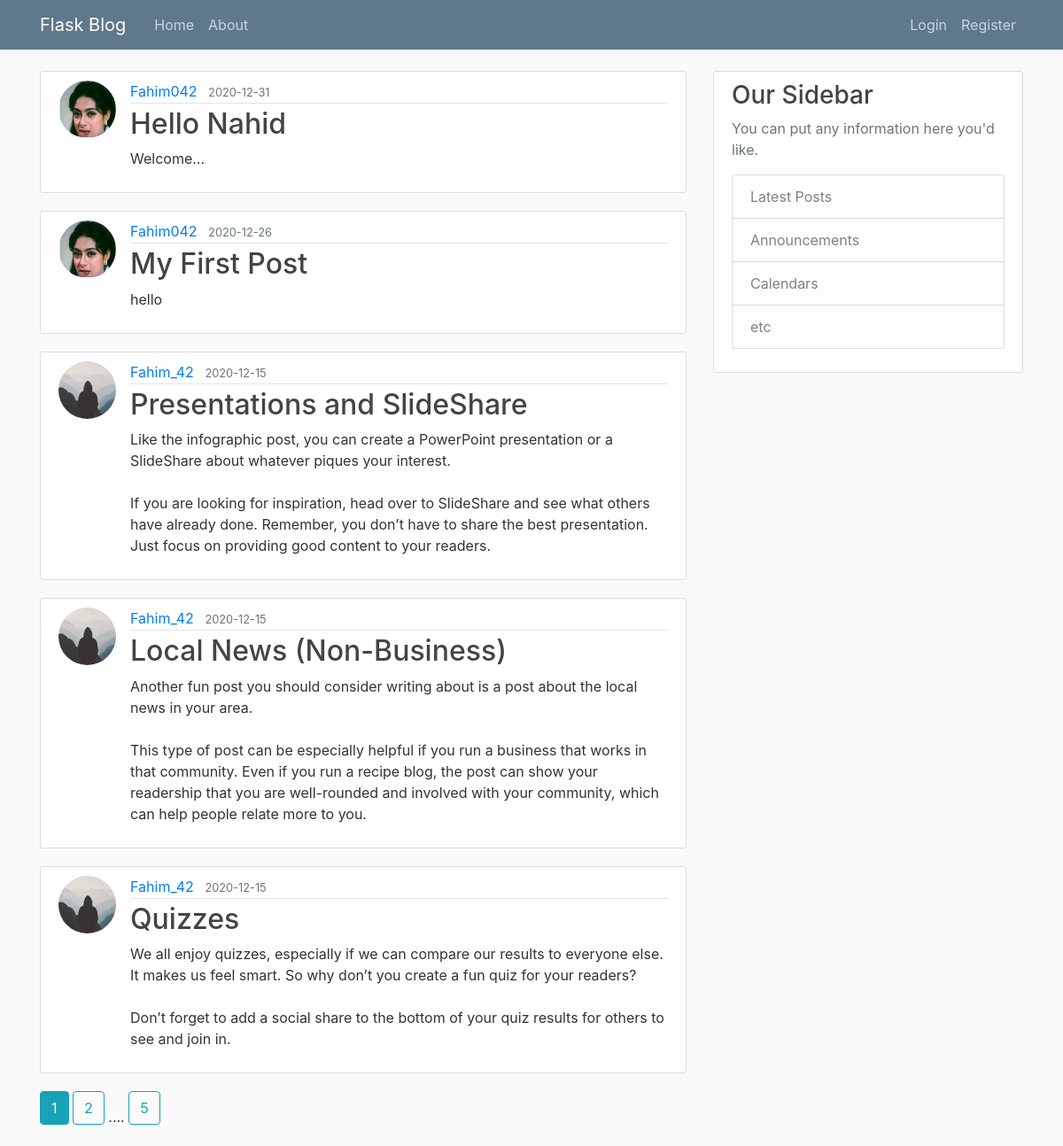
The page /home on the database its author committed.
### flaskblog/models.py (models this page shows, shortened)
class Post(db.Model):
    id = db.Column(db.Integer, primary_key=True)
    title = db.Column(db.String(100), nullable=False)
    date_posted = db.Column(db.DateTime, nullable=False, default=datetime.utcnow)
    content = db.Column(db.Text, nullable=False)
    user_id = db.Column(db.Integer, db.ForeignKey('user.id'), nullable=False)

class User(db.Model, UserMixin):
    id = db.Column(db.Integer, primary_key=True)
    username = db.Column(db.String(20), unique=True, nullable=False)
    email = db.Column(db.String(120), unique=True, nullable=False)
    image_file = db.Column(db.String(20), nullable=False, default='default.jpg')
    password = db.Column(db.String(60), nullable=False)
    posts = db.relationship('Post', backref='author', lazy=True)

### flaskblog/routes.py (the view)
@app.route("/")
@app.route("/home")
def home():
    page = request.args.get('page', 1, type=int)
    posts = Post.query.order_by(Post.date_posted.desc()).paginate(page=page, per_page=5)
    return render_template('home.html', posts=posts)

### flaskblog/templates/home.html
{% extends 'layout.html' %}
{% block content %}
    {% for post in posts.items %}
    <article class="media content-section">
        <img class="rounded-circle article-img" src="{{ url_for('static', filename='profile_pic/' + post.author.image_file) }}">
        <div class="media-body">
          <div class="article-metadata">
            <a class="mr-2" href="{{ url_for('user_posts', username=post.author.username) }}">{{ post.author.username }}</a>
            <small class="text-muted">{{ post.date_posted.strftime('%Y-%m-%d') }}</small>
          </div>
          <h2><a class="article-title" href="{{ url_for('post', post_id=post.id) }}">{{ post.title }}</a></h2>
          <p class="article-content">{{ post.content }}</p>
        </div>
    </article>
    {% endfor %}
    {% for page_num in posts.iter_pages(left_edge=1, right_edge=1, left_current=1, right_current=2) %}
        {% if page_num %}
          {% if posts.page == page_num %}
            <a class="btn btn-info mb-4" href="{{url_for('home', page=page_num)}}">{{ page_num }}</a>
          {% else %}
            <a class="btn btn-outline-info mb-4" href="{{url_for('home', page=page_num)}}">{{ page_num }}</a>
          {% endif %}
        {% else %}
          ....
        {% endif %}
    {% endfor %}
{% endblock content %}

### flaskblog/templates/layout.html (shortened to what this page needs)
<!DOCTYPE html>
<html lang="en">
<head>
    <link rel="stylesheet" href="https://maxcdn.bootstrapcdn.com/bootstrap/4.0.0/css/bootstrap.min.css">
    <link rel="stylesheet" type="text/css" href="{{url_for('static',filename='main.css')}}">
</head>
<body>
    <header class="site-header">
        <nav class="navbar navbar-expand-md navbar-dark bg-steel fixed-top">
          <div class="container">
            <a class="navbar-brand mr-4" href="/">Flask Blog</a>
            <div class="collapse navbar-collapse" id="navbarToggle">
              <div class="navbar-nav mr-auto">
                <a class="nav-item nav-link" href="/">Home</a>
                <a class="nav-item nav-link" href="/about">About</a>
              </div>
              <div class="navbar-nav">
                {% if current_user.is_authenticated %}
                    <a class="nav-item nav-link" href="/post/new">New Post</a>
                    <a class="nav-item nav-link" href="/account">Account</a>
                    <a class="nav-item nav-link" href="/logout">Logout</a>
                {% else %}
                    <a class="nav-item nav-link" href="/login">Login</a>
                    <a class="nav-item nav-link" href="/register">Register</a>
                {% endif %}
              </div>
            </div>
          </div>
        </nav>
      </header>
      <main role="main" class="container">
        <div class="row">
          <div class="col-md-8">
            {% block content %}{% endblock %}
          </div>
          <div class="col-md-4">
            <div class="content-section">
              <h3>Our Sidebar</h3>
              <p class='text-muted'>You can put any information here you'd like.
                <ul class="list-group">
                  <li class="list-group-item list-group-item-light">Latest Posts</li>
                  <li class="list-group-item list-group-item-light">Announcements</li>
                  <li class="list-group-item list-group-item-light">Calendars</li>
                  <li class="list-group-item list-group-item-light">etc</li>
                </ul>
              </p>
            </div>
          </div>
        </div>
      </main>
</body>
</html>

### flaskblog/static/main.css (style rules this page uses)
body { background: #fafafa; color: #333333; margin-top: 5rem; }
h1, h2, h3, h4, h5, h6 { color: #444444; }
.bg-steel { background-color: #5f788a; }
.site-header .navbar-nav .nav-link { color: #cbd5db; }
.content-section { background: #ffffff; padding: 10px 20px; border: 1px solid #dddddd; border-radius: 3px; margin-bottom: 20px; }
.article-title { color: #444444; }
.article-content { white-space: pre-line; }
.article-img { height: 65px; width: 65px; margin-right: 16px; }
.article-metadata { padding-bottom: 1px; margin-bottom: 4px; border-bottom: 1px solid #e3e3e3 }

### rows shown on the page
Post: image_file (picture), author.username "Fahim042", date_posted "2020-12-31", title "Hello Nahid", content "Welcome..."
Post: image_file (picture), author.username "Fahim042", date_posted "2020-12-26", title "My First Post", content "hello"
Post: image_file (placeholder picture), author.username "Fahim_42", date_posted "2020-12-15", title "Presentations and SlideShare", content "Like the infographic post, you can create a PowerPoint presentation or a SlideShare about whatever piques your interest. If you are looking for inspiration, head over to SlideShare and see what others have already done. Remember, you don’t have to share the best presentation. Just focus on providing good content to your readers."
Post: image_file (placeholder picture), author.username "Fahim_42", date_posted "2020-12-15", title "Local News (Non-Business)", content "Another fun post you should consider writing about is a post about the local news in your area. This type of post can be especially helpful if you run a business that works in that community. Even if you run a recipe blog, the post can show your readership that you are well-rounded and involved with your community, which can help people relate more to you."
Post: image_file (placeholder picture), author.username "Fahim_42", date_posted "2020-12-15", title "Quizzes", content "We all enjoy quizzes, especially if we can compare our results to everyone else. It makes us feel smart. So why don’t you create a fun quiz for your readers? Don’t forget to add a social share to the bottom of your quiz results for others to see and join in."

### other values the page prints
{{ page_num }} "1"
{{ page_num }} "2" "5"
